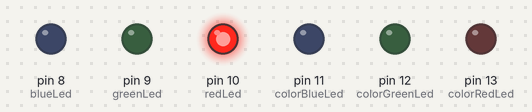
Recording of a sketch running on a simulated Arduino Uno, built with avr-gcc and run on an emulated ATmega328P. On the bench: output pins drawn as LEDs (lit = HIGH).

Above: at 0.5 s.
At 1.5 s:
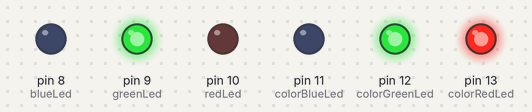
At 3.5 s:
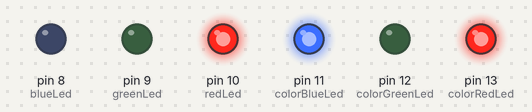
At 5.5 s:
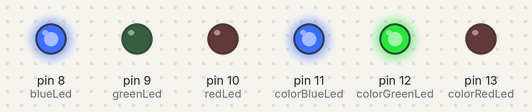
Timing chart, 0 to 6.9 s (numbered marks = the images above):
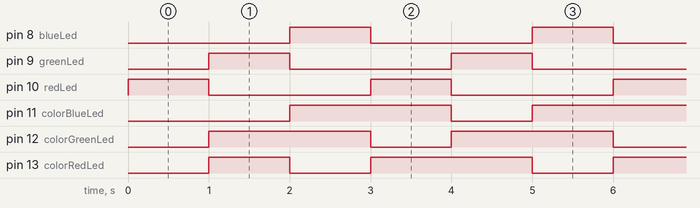

The sketch:

task_two_code.ino
```cpp
#define redLed 10
#define greenLed 9
#define blueLed 8
#define colorRedLed 13
#define colorGreenLed 12
#define colorBlueLed 11
bool isFirstTime = true;
void setup()
{
    pinMode(redLed, OUTPUT);
    pinMode(greenLed, OUTPUT);
    pinMode(blueLed, OUTPUT);
    pinMode(colorRedLed, OUTPUT);
    pinMode(colorGreenLed, OUTPUT);
    pinMode(colorBlueLed, OUTPUT);
}
void loop()
{
    openRed();
    delay(1000);
    openGreen();
    delay(1000);
    openBlue();
    delay(1000);
}
void openRed()
{
    digitalWrite(blueLed, LOW);
    digitalWrite(colorGreenLed, LOW);
    digitalWrite(redLed, HIGH);
    if (isFirstTime)
    {
        isFirstTime = false;
        return;
    }
    digitalWrite(colorRedLed, HIGH);
}
void openGreen()
{
    digitalWrite(colorBlueLed, LOW);
    digitalWrite(redLed, LOW);
    digitalWrite(greenLed, HIGH);
    digitalWrite(colorGreenLed, HIGH);
    digitalWrite(colorRedLed, HIGH);
}
void openBlue()
{
    digitalWrite(colorRedLed, LOW);
    digitalWrite(greenLed, LOW);
    digitalWrite(blueLed, HIGH);
    digitalWrite(colorBlueLed, HIGH);
}
```

Measured:
- by itself, pin 8 (blueLed), pin 9 (greenLed), pin 10 (redLed): alternates HIGH for 1.0 s and LOW for 2.0 s
- by itself, pin 11 (colorBlueLed), pin 12 (colorGreenLed): alternates HIGH for 2.0 s and LOW for 1.0 s
- by itself, pin 13 (colorRedLed): repeats every 3.0 s: LOW 1.0 s, HIGH 2.0 s
